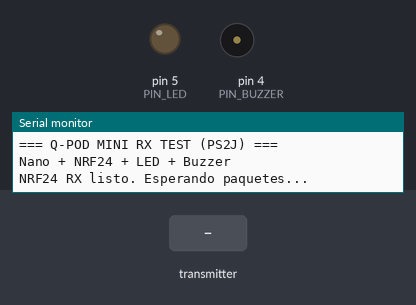
Simulated run of this sketch. Board: Arduino Nano, built with avr-gcc and run on an emulated ATmega328P. Shown: output pins drawn as LEDs (lit = HIGH), buzzer (waves = sounding), the last lines printed to the serial monitor. Inputs (shaded band) come from the test bench. No radio packets arrive unless stated.

Above: at 1.9 s.
2.0 s: the transmitter starts sending lx = -100
At 2.01 s:
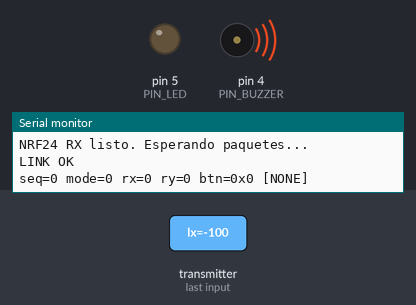
3.5 s: the transmitter starts sending btn = 1
At 4.4 s:
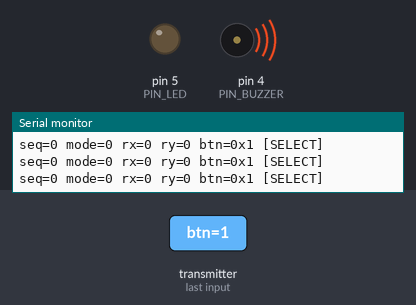
5.4 s: the transmitter starts sending btn = 0
At 6.1 s:
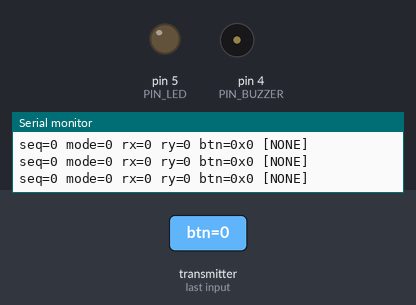
Timing chart, 0 to 8.4 s (numbered marks = the images above; inputs shaded):
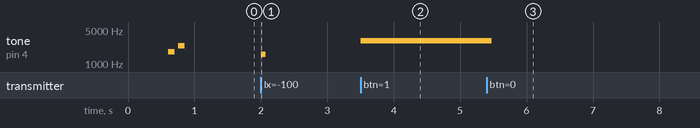

The sketch:

codigo_test_perifericos_nano_v1.ino
```cpp
#include <SPI.h>
#include <nRF24L01.h>
#include <RF24.h>

// ==========================
// Pines Nano RX
// ==========================
const uint8_t PIN_LED    = 5;   // LED estado/radio
const uint8_t PIN_BUZZER = 4;   // buzzer pasivo

const uint8_t PIN_CE  = 9;
const uint8_t PIN_CSN = 10;

// ==========================
// NRF24
// ==========================
RF24 radio(PIN_CE, PIN_CSN);
const uint8_t ADDR[6] = "JR001";   // Igual al TX

// ==========================
// PS2J v1 (igual al TX)
// ==========================
enum PS2J_Button : uint16_t {
  PS2J_SELECT   = (1u << 0),
  PS2J_START    = (1u << 1),
  PS2J_SQUARE   = (1u << 2),
  PS2J_CROSS    = (1u << 3),
  PS2J_CIRCLE   = (1u << 4),
  PS2J_TRIANGLE = (1u << 5),
  PS2J_R3       = (1u << 6),
};

struct PS2J_Packet {
  int8_t lx;
  int8_t ly;
  int8_t rx;
  int8_t ry;
  uint16_t btn;
  uint8_t mode3;
  uint8_t seq;
  uint8_t flags;
};

PS2J_Packet rxData;

// ==========================
// Estado link
// ==========================
uint32_t lastPacketMs = 0;
bool linkAlive = false;

// ==========================
// Buzzer
// ==========================
void beep(uint16_t freq, uint16_t ms) {
  tone(PIN_BUZZER, freq, ms);
}

bool btnPressed(uint16_t mask) {
  return (rxData.btn & mask) != 0;
}

void printButtons(uint16_t b) {
  if (b == 0) {
    Serial.print("NONE");
    return;
  }

  bool first = true;
  auto printOne = [&](const char* name) {
    if (!first) Serial.print(",");
    Serial.print(name);
    first = false;
  };

  if (b & PS2J_SELECT)   printOne("SELECT");
  if (b & PS2J_START)    printOne("START");
  if (b & PS2J_SQUARE)   printOne("SQUARE");
  if (b & PS2J_CROSS)    printOne("CROSS");
  if (b & PS2J_CIRCLE)   printOne("CIRCLE");
  if (b & PS2J_TRIANGLE) printOne("TRIANGLE");
  if (b & PS2J_R3)       printOne("R3");
}

void setup() {
  pinMode(PIN_LED, OUTPUT);
  pinMode(PIN_BUZZER, OUTPUT);

  digitalWrite(PIN_LED, LOW);
  noTone(PIN_BUZZER);

  Serial.begin(115200);
  delay(600);

  Serial.println();
  Serial.println("=== Q-POD MINI RX TEST (PS2J) ===");
  Serial.println("Nano + NRF24 + LED + Buzzer");

  if (!radio.begin()) {
    Serial.println("ERROR: NRF24 no responde.");
    while (1) {
      digitalWrite(PIN_LED, !digitalRead(PIN_LED));
      tone(PIN_BUZZER, 800);
      delay(80);
      noTone(PIN_BUZZER);
      delay(80);
    }
  }

  radio.setChannel(76);                 // Igual al TX
  radio.setDataRate(RF24_250KBPS);      // Igual al TX
  radio.setPALevel(RF24_PA_LOW);        // Igual al TX
  radio.setAutoAck(true);
  radio.openReadingPipe(1, ADDR);
  radio.startListening();

  Serial.println("NRF24 RX listo. Esperando paquetes...");
  beep(1800, 100);
  delay(150);
  beep(2400, 100);
}

void loop() {
  if (radio.available()) {
    while (radio.available()) {
      radio.read(&rxData, sizeof(rxData));
    }

    lastPacketMs = millis();
    if (!linkAlive) {
      linkAlive = true;
      Serial.println("LINK OK");
      beep(1600, 70);
    }

    // --------- Prueba funcional ----------
    // CROSS    -> LED ON
    // CIRCLE   -> beep corto
    // TRIANGLE -> LED + beep
    // SQUARE   -> LED OFF
    // START    -> beep grave
    // SELECT   -> beep agudo

    if (btnPressed(PS2J_CROSS)) {
      digitalWrite(PIN_LED, HIGH);
    }

    if (btnPressed(PS2J_SQUARE)) {
      digitalWrite(PIN_LED, LOW);
    }

    if (btnPressed(PS2J_CIRCLE)) {
      beep(1800, 80);
    }

    if (btnPressed(PS2J_TRIANGLE)) {
      digitalWrite(PIN_LED, HIGH);
      beep(2400, 120);
    }

    if (btnPressed(PS2J_START)) {
      beep(900, 120);
    }

    if (btnPressed(PS2J_SELECT)) {
      beep(3000, 120);
    }

    if (btnPressed(PS2J_R3)) {
      digitalWrite(PIN_LED, !digitalRead(PIN_LED));
      beep(1400, 60);
      delay(120); // pequeño antirebote bruto
    }

    // Debug serial
    Serial.print("seq=");
    Serial.print(rxData.seq);
    Serial.print(" mode=");
    Serial.print(rxData.mode3);
    Serial.print(" rx=");
    Serial.print(rxData.rx);
    Serial.print(" ry=");
    Serial.print(rxData.ry);
    Serial.print(" btn=0x");
    Serial.print(rxData.btn, HEX);
    Serial.print(" [");
    printButtons(rxData.btn);
    Serial.println("]");
  }

  // Timeout de link
  if (linkAlive && (millis() - lastPacketMs > 800)) {
    linkAlive = false;
    digitalWrite(PIN_LED, LOW);
    Serial.println("LINK LOST");
    beep(700, 140);
  }
}
```

Measured:
- after the input at 2.0 s, tone on pin 4 (PIN_BUZZER): silent → 1600 Hz at once, → silent 0.07 s later
- after the input at 3.5 s, tone on pin 4 (PIN_BUZZER): silent → 3000 Hz at once
- after the input at 5.4 s, tone on pin 4 (PIN_BUZZER): 3000 Hz → silent after 0.07 s
